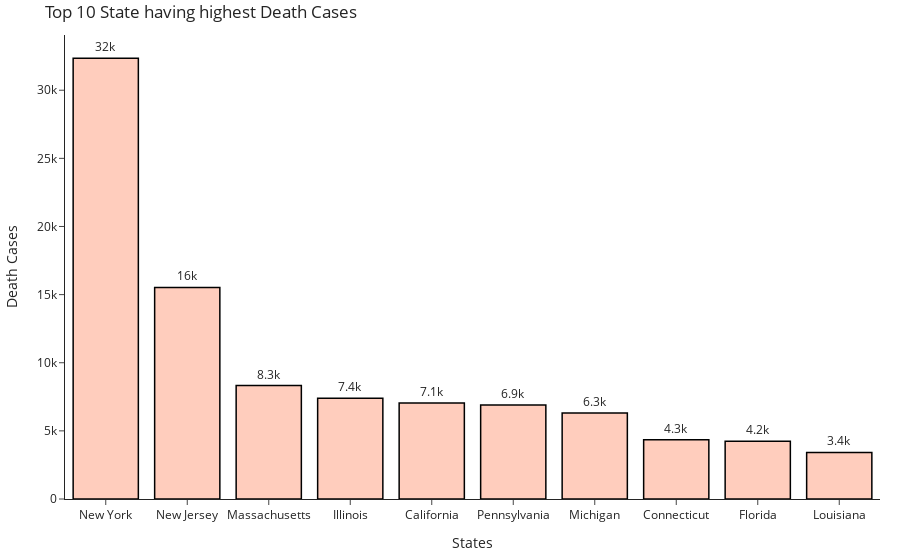

The code cell stored with this chart in its notebook:
### Code cell
import plotly
import plotly.graph_objs as go
from plotly.offline import iplot

# creating trace1 
trace1 = go.Bar(
                x = df2['Province_State'][:10],
                y = df2['Deaths'][:10],
                #orientation='h',
                text= df2['Deaths'],
                textposition='outside',
                texttemplate='%{text:.2s}',
                
    

                marker = dict(color = 'rgba(255, 155, 125, 0.5)',
                              line=dict(color='rgb(0,0,0)',width=1.5)))
                #name = "citations",
                #text = df2015.country)
layout = go.Layout(template='simple_white',title = 'Top 10 State having highest Death Cases ',xaxis = dict(title = 'States'), yaxis = dict(title = 'Death Cases'))

fig = go.Figure(data = trace1,layout = layout)
fig.update_layout(
    margin=dict(l=20, r=20, t=35, b=20),

)
iplot(fig)

### Figure 1 — Plotly figure (JSON) as saved in the notebook; plotly's stock layout.template omitted (floating-point values rounded to 4 significant figures)
{"data": [{"marker": {"color": "rgba(255, 155, 125, 0.5)", "line": {"color": "rgb(0,0,0)", "width": 1.5}}, "text": [32350, 15525, 8325, 7388, 7051, 6904, 6314, 4348, 4242, 3416, 3319, 3216, 3058, 3003, 2760, 2237, 1966, 1725, 1540, 1522, 1438, 1249, 1121, 1092, 976, 961, 820, 752, 741, 625, 593, 568, 545, 517, 422, 391, 321, 297, 285, 234, 215, 167, 114, 109, 102, 96, 87, 56, 29, 21, 19, 17, 6, 5, 3, 2, 0, 0], "textposition": "outside", "texttemplate": "%{text:.2s}", "type": "bar", "x": ["New York", "New Jersey", "Massachusetts", "Illinois", "California", "Pennsylvania", "Michigan", "Connecticut", "Florida", "Louisiana"], "y": [32350, 15525, 8325, 7388, 7051, 6904, 6314, 4348, 4242, 3416]}], "layout": {"margin": {"b": 20, "l": 20, "r": 20, "t": 35}, "title": {"text": "Top 10 State having highest Death Cases "}, "xaxis": {"title": {"text": "States"}}, "yaxis": {"title": {"text": "Death Cases"}}}}
